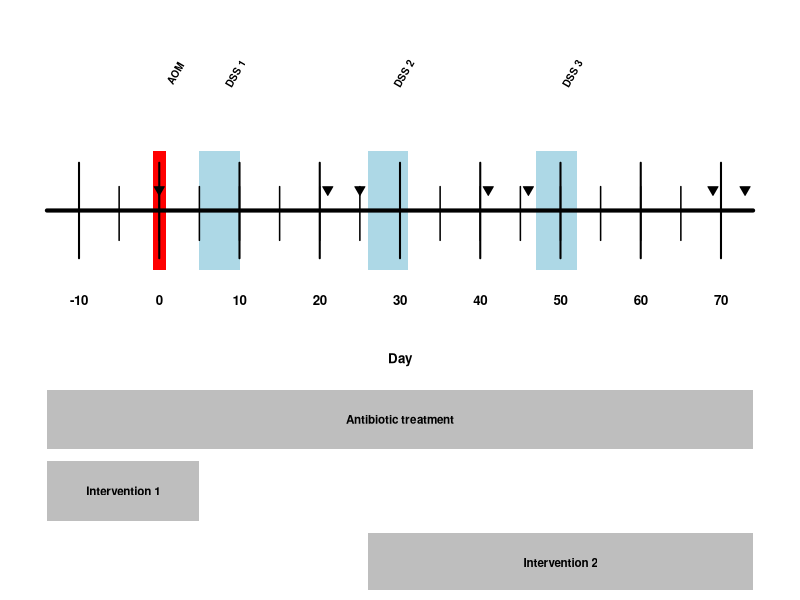

Source code (R):
#build a model timeline (Fig. 1A)
#4.0in x 2.5in

par(mar=c(0.5,0.5,0.5,0.5))
par(cex=1)

start <- -14
end <- 74

samples <- c(0, 21, 25, 41, 46, 69, 73)

plot(0,xaxt='n',yaxt='n',bty='n',pch='',ylab='',xlab='',xlim=c(start-1,end+1),ylim=c(-4,5))

line <- 2


polygon(c(5,5,10,10),c(line+1,line-1,line-1,line+1), col='light blue', border=NA)   # DSS 1 box
polygon(c(26,26,31,31),c(line+1,line-1,line-1,line+1), col='light blue', border=NA) # DSS 2 box
polygon(c(47,47,52,52),c(line+1,line-1,line-1,line+1), col='light blue', border=NA) # DSS 3 box
polygon(c(0.8,0.8,-0.8,-0.8),c(line+1,line-1,line-1,line+1), col='red', border=NA)  # AOM box

segments(start,line,end,line, lwd=4) # timeline

#major ticks
for(i in seq(-10,70,10)){
  segments(i,line+0.8,i,line-0.8, lwd=2)
}

# minor ticks
for(i in seq(-10,70,5)){
  segments(i,line+0.4,i,line-0.5, lwd=1.5)
}

#day label
text(seq(-10,70,10),line-1.5,labels=seq(-10,70,10), cex=0.8, font=2)
text((end+start)/2,line-2.5,'Day', cex=0.8, font=2)

offset <- 2
text(0+offset,line+2.3,'AOM', srt=60, cex=0.6, font=2)
text(7.5+offset,line+2.3,'DSS 1', srt=60, cex=0.6, font=2)
text(28.5+offset,line+2.3,'DSS 2', srt=60, cex=0.6, font=2)
text(49.5+offset,line+2.3,'DSS 3', srt=60, cex=0.6, font=2)


#sampling times
points(x=samples, y=rep(line,length(samples))+0.35, pch=25, bg="black", cex=1)

abx_line <- line-3.5
polygon(c(start, start, end, end),c(abx_line+0.5,abx_line-0.5,abx_line-0.5,abx_line+0.5), col='gray', border=NA)     # AOM box
text((end+start)/2, abx_line, label="Antibiotic treatment", cex=0.7, font=2)

intervention_line <- abx_line-1.2
polygon(c(start, start, 5, 5),c(intervention_line+0.5,intervention_line-0.5,intervention_line-0.5,intervention_line+0.5), col='gray', border=NA)     # AOM box
text((5+start)/2, intervention_line, label="Intervention 1", cex=0.7, font=2)

intervention_line <- intervention_line-1.2
polygon(c(26, 26, end, end),c(intervention_line+0.5,intervention_line-0.5,intervention_line-0.5,intervention_line+0.5), col='gray', border=NA)     # AOM box
text((end+26)/2, intervention_line, label="Intervention 2", cex=0.7, font=2)
